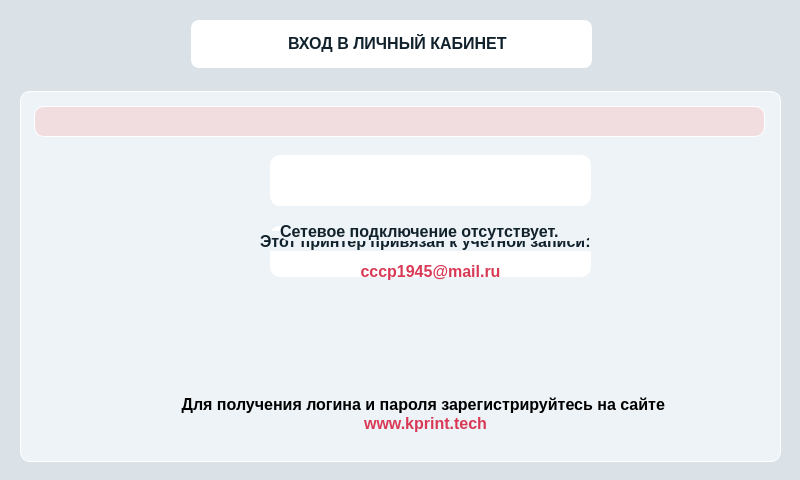
<?xml version="1.0" encoding="UTF-8"?>
<ui version="4.0">
 <class>LoginWindow</class>
 <widget class="QMainWindow" name="LoginWindow">
  <property name="geometry">
   <rect>
    <x>0</x>
    <y>0</y>
    <width>800</width>
    <height>480</height>
   </rect>
  </property>
  <property name="windowTitle">
   <string>MainWindow</string>
  </property>
  <property name="styleSheet">
   <string notr="true">background-color: rgb(218, 226, 232);</string>
  </property>
  <widget class="QWidget" name="centralwidget">
   <widget class="QFrame" name="frame">
    <property name="geometry">
     <rect>
      <x>191</x>
      <y>20</y>
      <width>401</width>
      <height>48</height>
     </rect>
    </property>
    <property name="styleSheet">
     <string notr="true">background-color: rgb(255, 255, 255);
border-radius: 8px;</string>
    </property>
    <property name="frameShape">
     <enum>QFrame::StyledPanel</enum>
    </property>
    <property name="frameShadow">
     <enum>QFrame::Raised</enum>
    </property>
    <widget class="QLabel" name="label">
     <property name="geometry">
      <rect>
       <x>97</x>
       <y>13</y>
       <width>251</width>
       <height>20</height>
      </rect>
     </property>
     <property name="styleSheet">
      <string notr="true">color: #12222D;
font-family: 'RF Dewi';
font-style: normal;
font-weight: 700;
font-size: 16px;
line-height: 120%;
text-align: center;</string>
     </property>
     <property name="text">
      <string>ВХОД В ЛИЧНЫЙ КАБИНЕТ</string>
     </property>
    </widget>
   </widget>
   <widget class="QLabel" name="label_2">
    <property name="geometry">
     <rect>
      <x>686</x>
      <y>30</y>
      <width>94</width>
      <height>31</height>
     </rect>
    </property>
    <property name="text">
     <string/>
    </property>
    <property name="pixmap">
     <pixmap resource="res.qrc">:/res/img/logo.png</pixmap>
    </property>
    <property name="scaledContents">
     <bool>true</bool>
    </property>
   </widget>
   <widget class="QLabel" name="label_16">
    <property name="geometry">
     <rect>
      <x>20</x>
      <y>20</y>
      <width>151</width>
      <height>48</height>
     </rect>
    </property>
    <property name="text">
     <string/>
    </property>
    <property name="pixmap">
     <pixmap resource="res.qrc">:/res/img/back.png</pixmap>
    </property>
    <property name="scaledContents">
     <bool>false</bool>
    </property>
   </widget>
   <widget class="QPushButton" name="backButton">
    <property name="geometry">
     <rect>
      <x>10</x>
      <y>10</y>
      <width>171</width>
      <height>61</height>
     </rect>
    </property>
    <property name="focusPolicy">
     <enum>Qt::NoFocus</enum>
    </property>
    <property name="styleSheet">
     <string notr="true">background-color: transparent;
border : 0;</string>
    </property>
    <property name="text">
     <string/>
    </property>
   </widget>
   <widget class="QFrame" name="frame_3">
    <property name="geometry">
     <rect>
      <x>20</x>
      <y>91</y>
      <width>761</width>
      <height>371</height>
     </rect>
    </property>
    <property name="styleSheet">
     <string notr="true">background: #EDF3F6;
border: 1px solid #FFFFFF;
border-radius: 10px;</string>
    </property>
    <property name="frameShape">
     <enum>QFrame::StyledPanel</enum>
    </property>
    <property name="frameShadow">
     <enum>QFrame::Raised</enum>
    </property>
    <widget class="QLabel" name="loginFieldLabel">
     <property name="geometry">
      <rect>
       <x>220</x>
       <y>60</y>
       <width>371</width>
       <height>81</height>
      </rect>
     </property>
     <property name="styleSheet">
      <string notr="true">border: 0;</string>
     </property>
     <property name="text">
      <string/>
     </property>
     <property name="pixmap">
      <pixmap resource="res.qrc">:/res/img/loginField.png</pixmap>
     </property>
    </widget>
    <widget class="QLabel" name="passwordFieldLabel">
     <property name="geometry">
      <rect>
       <x>220</x>
       <y>130</y>
       <width>371</width>
       <height>81</height>
      </rect>
     </property>
     <property name="styleSheet">
      <string notr="true">border: 0;</string>
     </property>
     <property name="text">
      <string/>
     </property>
     <property name="pixmap">
      <pixmap resource="res.qrc">:/res/img/passwordField.png</pixmap>
     </property>
    </widget>
    <widget class="QLabel" name="loginLabel">
     <property name="enabled">
      <bool>false</bool>
     </property>
     <property name="geometry">
      <rect>
       <x>240</x>
       <y>210</y>
       <width>341</width>
       <height>81</height>
      </rect>
     </property>
     <property name="styleSheet">
      <string notr="true">border: 0;</string>
     </property>
     <property name="text">
      <string/>
     </property>
     <property name="pixmap">
      <pixmap resource="res.qrc">:/res/img/loginButton_on.png</pixmap>
     </property>
    </widget>
    <widget class="QLineEdit" name="loginText">
     <property name="geometry">
      <rect>
       <x>250</x>
       <y>64</y>
       <width>321</width>
       <height>51</height>
      </rect>
     </property>
     <property name="styleSheet">
      <string notr="true">font-family: 'RF Dewi';
font-style: normal;
font-weight: 800;
font-size: 16px;
line-height: 100%;
text-align: center;
color: #12222D;
background-color: rgb(255, 255, 255);</string>
     </property>
     <property name="text">
      <string/>
     </property>
    </widget>
    <widget class="QLineEdit" name="passwordText">
     <property name="geometry">
      <rect>
       <x>250</x>
       <y>135</y>
       <width>321</width>
       <height>51</height>
      </rect>
     </property>
     <property name="styleSheet">
      <string notr="true">font-family: 'RF Dewi';
font-style: normal;
font-weight: 800;
font-size: 16px;
line-height: 100%;
text-align: center;
color: #12222D;
background-color: rgb(255, 255, 255);</string>
     </property>
     <property name="text">
      <string/>
     </property>
     <property name="echoMode">
      <enum>QLineEdit::Password</enum>
     </property>
    </widget>
    <widget class="QPushButton" name="loginButton">
     <property name="enabled">
      <bool>false</bool>
     </property>
     <property name="geometry">
      <rect>
       <x>220</x>
       <y>215</y>
       <width>381</width>
       <height>71</height>
      </rect>
     </property>
     <property name="focusPolicy">
      <enum>Qt::NoFocus</enum>
     </property>
     <property name="styleSheet">
      <string notr="true">background-color: transparent;
border : 0;</string>
     </property>
     <property name="text">
      <string/>
     </property>
    </widget>
    <widget class="QLabel" name="errorText">
     <property name="geometry">
      <rect>
       <x>14</x>
       <y>15</y>
       <width>731</width>
       <height>31</height>
      </rect>
     </property>
     <property name="styleSheet">
      <string notr="true">font-family: 'RF Dewi';
font-style: normal;
font-weight: 800;
font-size: 16px;
line-height: 100%;
text-align: center;
color: #12222D;
background-color: rgba(255, 128, 130, 50);
</string>
     </property>
     <property name="text">
      <string/>
     </property>
     <property name="alignment">
      <set>Qt::AlignCenter</set>
     </property>
    </widget>
    <widget class="QLabel" name="logoutLabel">
     <property name="enabled">
      <bool>true</bool>
     </property>
     <property name="geometry">
      <rect>
       <x>240</x>
       <y>210</y>
       <width>341</width>
       <height>81</height>
      </rect>
     </property>
     <property name="styleSheet">
      <string notr="true">border: 0;</string>
     </property>
     <property name="text">
      <string/>
     </property>
     <property name="pixmap">
      <pixmap resource="res.qrc">:/res/img/logoutButton_on.png</pixmap>
     </property>
    </widget>
    <widget class="QPushButton" name="logoutButton">
     <property name="geometry">
      <rect>
       <x>220</x>
       <y>215</y>
       <width>381</width>
       <height>71</height>
      </rect>
     </property>
     <property name="focusPolicy">
      <enum>Qt::NoFocus</enum>
     </property>
     <property name="styleSheet">
      <string notr="true">background-color: transparent;
border : 0;</string>
     </property>
     <property name="text">
      <string/>
     </property>
    </widget>
    <widget class="QLabel" name="accountEmail">
     <property name="geometry">
      <rect>
       <x>240</x>
       <y>170</y>
       <width>341</width>
       <height>20</height>
      </rect>
     </property>
     <property name="styleSheet">
      <string notr="true">font-family: 'RF Dewi';
font-style: normal;
font-weight: 900;
font-size: 16px;
color: #D83A56;
background-color: rgba(255, 255, 255, 0);
border: 0;</string>
     </property>
     <property name="text">
      <string>cccp1945@mail.ru</string>
     </property>
     <property name="alignment">
      <set>Qt::AlignCenter</set>
     </property>
    </widget>
    <widget class="QLabel" name="successText">
     <property name="geometry">
      <rect>
       <x>240</x>
       <y>140</y>
       <width>371</width>
       <height>20</height>
      </rect>
     </property>
     <property name="styleSheet">
      <string notr="true">color: #12222D;
font-family: 'RF Dewi';
font-style: normal;
font-weight: 700;
font-size: 16px;
line-height: 120%;
text-align: center;
border: 0;</string>
     </property>
     <property name="text">
      <string>Этот принтер привязан к учётной записи:</string>
     </property>
    </widget>
    <widget class="QTextBrowser" name="textBrowser">
     <property name="enabled">
      <bool>true</bool>
     </property>
     <property name="geometry">
      <rect>
       <x>140</x>
       <y>300</y>
       <width>531</width>
       <height>51</height>
      </rect>
     </property>
     <property name="styleSheet">
      <string notr="true">border: 0;</string>
     </property>
     <property name="autoFormatting">
      <set>QTextEdit::AutoNone</set>
     </property>
     <property name="html">
      <string>&lt;!DOCTYPE HTML PUBLIC &quot;-//W3C//DTD HTML 4.0//EN&quot; &quot;http://www.w3.org/TR/REC-html40/strict.dtd&quot;&gt;
&lt;html&gt;&lt;head&gt;&lt;meta name=&quot;qrichtext&quot; content=&quot;1&quot; /&gt;&lt;meta charset=&quot;utf-8&quot; /&gt;&lt;style type=&quot;text/css&quot;&gt;
p, li { white-space: pre-wrap; }
&lt;/style&gt;&lt;/head&gt;&lt;body style=&quot; font-family:'Segoe UI'; font-size:9pt; font-weight:400; font-style:normal;&quot;&gt;
&lt;p align=&quot;center&quot; style=&quot; margin-top:0px; margin-bottom:0px; margin-left:0px; margin-right:0px; -qt-block-indent:0; text-indent:0px;&quot;&gt;&lt;span style=&quot; font-family:'MS Shell Dlg 2'; font-size:12pt; font-weight:600;&quot;&gt;Для получения логина и пароля зарегистрируйтесь на сайте &lt;/span&gt;&lt;/p&gt;
&lt;p align=&quot;center&quot; style=&quot; margin-top:0px; margin-bottom:0px; margin-left:0px; margin-right:0px; -qt-block-indent:0; text-indent:0px;&quot;&gt;&lt;span style=&quot; font-family:'MS Shell Dlg 2'; font-size:12pt; font-weight:600; color:#d83a56;&quot;&gt;www.kprint.tech&lt;/span&gt;&lt;/p&gt;&lt;/body&gt;&lt;/html&gt;</string>
     </property>
    </widget>
    <widget class="QLabel" name="noNetLabel">
     <property name="geometry">
      <rect>
       <x>260</x>
       <y>130</y>
       <width>311</width>
       <height>20</height>
      </rect>
     </property>
     <property name="styleSheet">
      <string notr="true">color: #12222D;
font-family: 'RF Dewi';
font-style: normal;
font-weight: 700;
font-size: 16px;
line-height: 120%;
text-align: center;
border: 0;</string>
     </property>
     <property name="text">
      <string>Сетевое подключение отсутствует.</string>
     </property>
    </widget>
    <zorder>loginFieldLabel</zorder>
    <zorder>passwordFieldLabel</zorder>
    <zorder>loginLabel</zorder>
    <zorder>loginText</zorder>
    <zorder>passwordText</zorder>
    <zorder>errorText</zorder>
    <zorder>logoutLabel</zorder>
    <zorder>accountEmail</zorder>
    <zorder>successText</zorder>
    <zorder>logoutButton</zorder>
    <zorder>loginButton</zorder>
    <zorder>textBrowser</zorder>
    <zorder>noNetLabel</zorder>
   </widget>
   <widget class="QLabel" name="connectionWifi">
    <property name="geometry">
     <rect>
      <x>610</x>
      <y>20</y>
      <width>48</width>
      <height>48</height>
     </rect>
    </property>
    <property name="text">
     <string/>
    </property>
    <property name="pixmap">
     <pixmap resource="res.qrc">:/res/img/noSignal.png</pixmap>
    </property>
   </widget>
  </widget>
 </widget>
 <resources>
  <include location="res.qrc"/>
 </resources>
 <connections/>
</ui>
